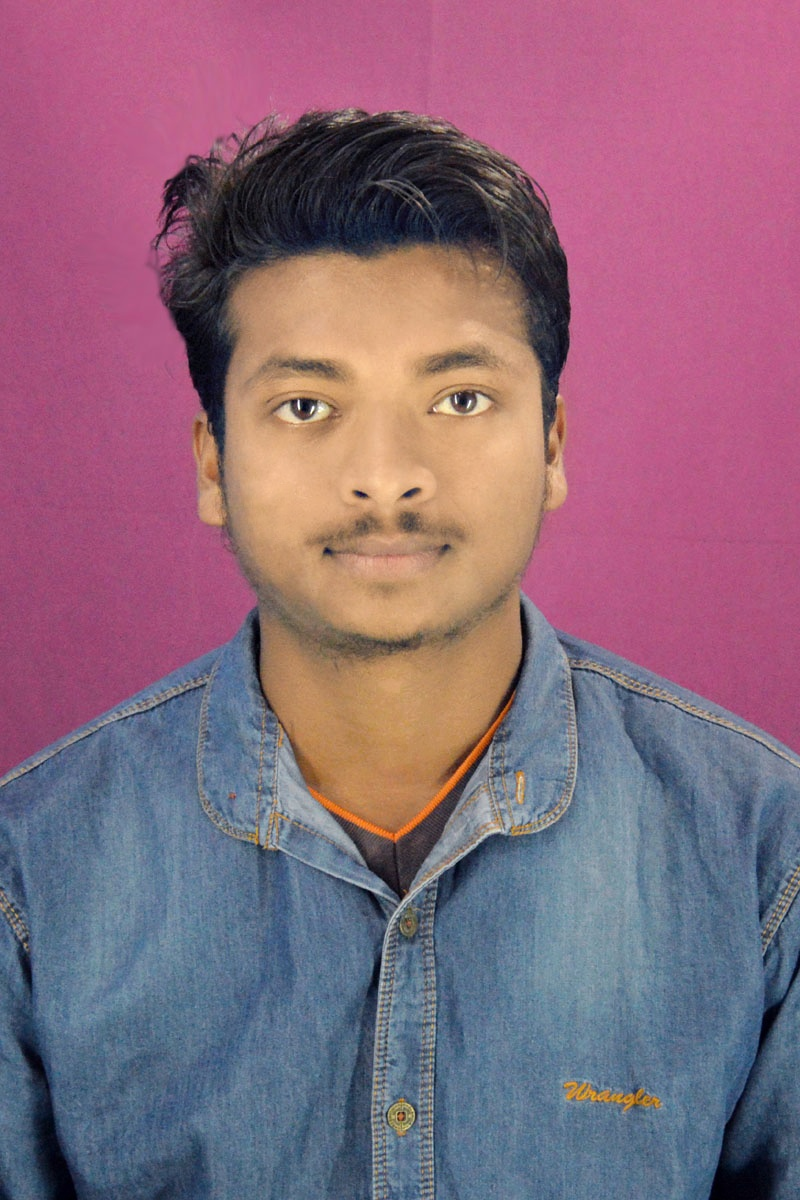
#> input picture DSC_0383-01.jpeg, 800 x 1200 px
$ python main.py
#> lines starting #> are read from the running program, lines starting #| are printed output that depends on the picture
import cv2

color = cv2.imread('DSC_0383-01.jpeg', 0)
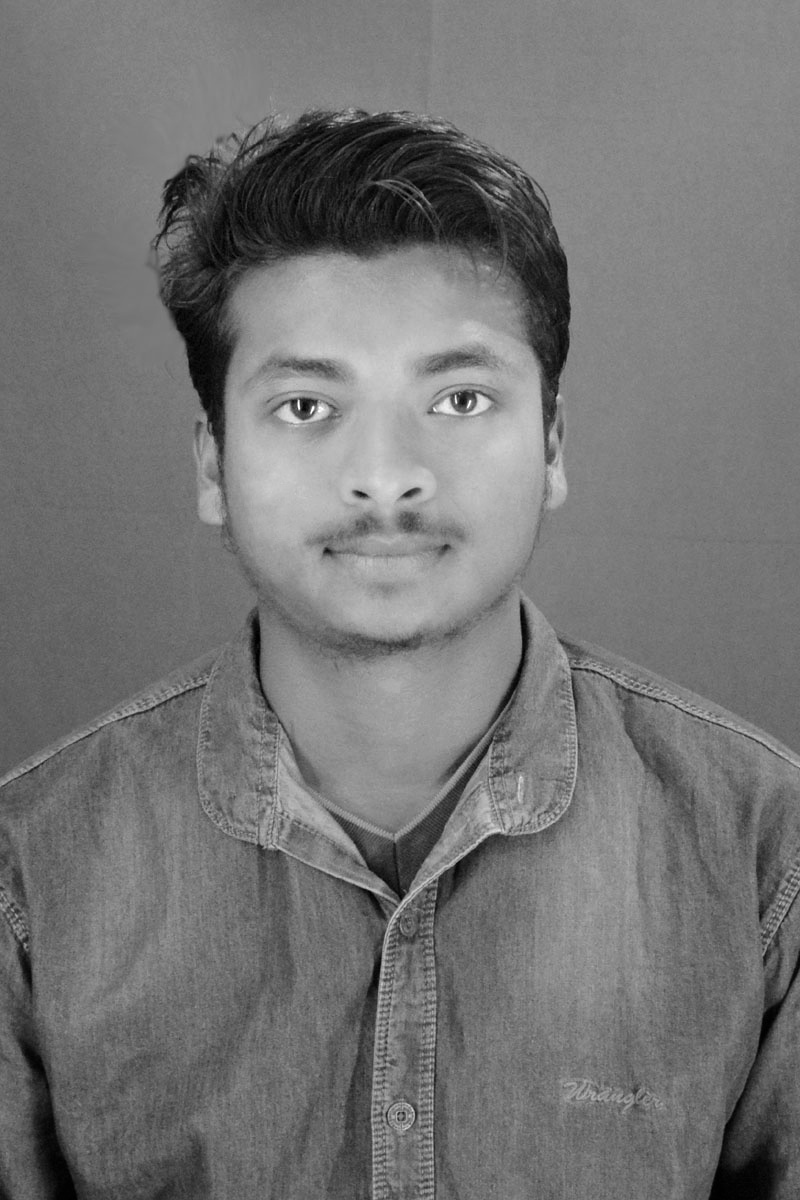
#> color: shape (1200, 800); min 0, max 255, mean 116.5
cv2.imwrite('DSC_0383-01-gray.jpeg', color)
